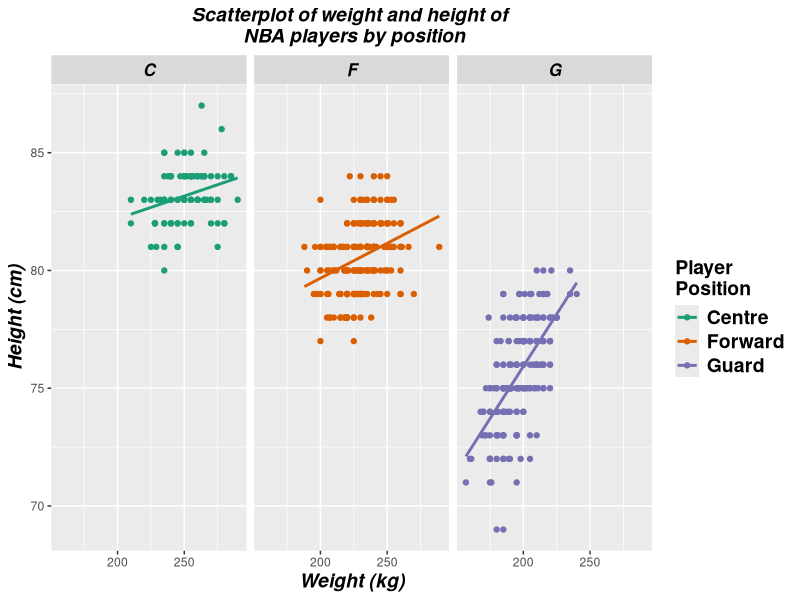

This figure's R source: (Note: this script raises an error after producing the figure.)
## ---- chunk 1
#install.packages("ggplot2")
library(ggplot2)
## ---- chunk 2
nba <- read.csv("data/NBA.csv")
## ---- chunk 3
ggplot(nba, aes(x = Weight, y = Height, colour = Pos)) +
geom_point() +
stat_smooth(method = "lm", se = FALSE) +
scale_colour_brewer(palette="Dark2", 
                    name  ="Player \nPosition",
                    breaks=c("C", "F", "G"),
                    labels=c("Centre", "Forward", "Guard")) +
facet_grid(. ~ Pos) +
ggtitle("Scatterplot of weight and height of \n NBA players by position") +
xlab("Weight (kg)") +
ylab("Height (cm)") +
theme(axis.title = element_text(colour = "black", size = 14, face = "bold.italic"),
strip.text = element_text(colour = "black", face = "bold.italic", size = 12),
plot.title = element_text(colour = "black", size = 14, face = "bold.italic", hjust = 0.5),
legend.title = element_text(colour="black", size=14, face="bold"),
legend.text = element_text(colour="black", size = 14, face = "bold") )
## ---- chunk 4
knitr::include_graphics("lego_figs/ggplot_bricks_ALL.jpg")
## ---- chunk 5
knitr::include_graphics("lego_figs/ggplot_bricks_1.jpg")
## ---- chunk 6
head(nba)
## ---- chunk 7
knitr::include_graphics("lego_figs/ggplot_bricks_2.jpg")
## ---- chunk 8
ggplot(data = nba, aes(x = Weight, y = Height))
## ---- chunk 9
knitr::include_graphics("lego_figs/ggplot_bricks_3.jpg")
## ---- chunk 10
ggplot(data = nba, aes(x = Weight, y = Height)) + 
  geom_point() # Layer 1
## ---- chunk 11
ggplot(data = nba, aes(x = Weight, y = Height)) + 
  geom_point() + # Layer 1
stat_smooth(method = "lm", se = FALSE) # Layer 2
## ---- chunk 12
knitr::include_graphics("lego_figs/ggplot_bricks_4.jpg")
## ---- chunk 13
ggplot(data = nba, aes(x = Weight, y = Height, colour = Pos)) + # added colour = POS
  geom_point() + 
stat_smooth(method = "lm", se = FALSE) + 
scale_colour_brewer(palette="Dark2") # scale maps aes data values (x and y) to aes colour 
## ---- chunk 14
ggplot(data = nba, aes(x = Weight, y = Height, colour = Pos)) + 
  geom_point() + 
stat_smooth(method = "lm", se = FALSE) 
## ---- chunk 15
knitr::include_graphics("lego_figs/ggplot_bricks_5.jpg")
## ---- chunk 16
ggplot(data = nba, aes(x = Weight, y = Height, colour = Pos)) + 
  geom_point() + 
stat_smooth(method = "lm", se = FALSE) + 
scale_colour_brewer(palette="Dark2") + 
facet_grid(. ~ Pos) # split grid by the variable Pos
## ---- chunk 17
knitr::include_graphics("lego_figs/ggplot_bricks_ALL.jpg")
## ---- chunk 18
ggplot(nba, aes(x = Weight, y = Height, colour = Pos)) +
# Visit http://docs.ggplot2.org/current/ for lists of geoms, stats etc  
geom_point() +
stat_smooth(method = "lm", se = FALSE) +
# Visit http://docs.ggplot2.org/current/scale_brewer.html for more colour options
scale_colour_brewer(palette="Dark2", 
                    name  ="Player \nPosition",
                    breaks=c("C", "F", "G"),
                    labels=c("Centre", "Forward", "Guard")) +
facet_grid(. ~ Pos, labeller=labeller(Pos = c("C"="Centre", "F"="Forward", "G"="Guard"))) +
ggtitle("Scatterplot of weight and height of \n NBA players by position") +
xlab("Weight (kg)") +
ylab("Height (cm)") +
# Visit http://docs.ggplot2.org/current/theme.html and http://www.sthda.com/english/wiki
#/ggplot2-themes-and-background-colors-the-3-elements for info about themes 
theme(axis.title = element_text(colour = "black", size = 14, face = "bold.italic"),
strip.text = element_text(colour = "black", face = "bold.italic", size = 12),
plot.title = element_text(colour = "black", size = 14, face = "bold.italic", hjust = 0.5),
#legend.position = "none", # can add this line to remove legend from plot
legend.title = element_text(colour="black", size=14, face="bold"),
legend.text = element_text(colour="black", size = 14, face = "bold") )
## ---- chunk 19
p <- ggplot(data=nba, aes(x=Age)) +
      geom_histogram( fill="blue", colour="purple") + 
      labs(title="Histogram of the Age of NBA players", x="Age (years)") +
      theme_bw()
p
## ---- chunk 20
ggplot(data=nba) +
      geom_boxplot(aes(y=Height, x=Pos), fill="lightgrey", colour="purple") +
      labs(title="Boxplot of Height per Position", y="Height (cm)", x="Position") + 
# Set title and axis labels
      theme_bw()
## ---- chunk 21
ggplot(data=nba) +
geom_boxplot(aes(y=Height, x=Pos), fill="lightgrey", colour="purple") +
geom_jitter(aes(y=Height, x=Pos), colour="blue", size=0.2) + # geom_jitter spreads points 
#out so that they don't overlap
labs(title="Boxplot of Height per Position", y="horse power", x="Number of cylinders") + 
theme_bw()

## ---- chunk 22
ggplot(data=nba, aes(x=Pos, fill=Age21)) + 
    geom_bar(colour="black", stat="count",
             position=position_dodge(), # split bars by Age21 variable. 
                                        #try commenting this line out 
             size=.3) +                        # Thinner lines
    scale_fill_discrete(name="Age of player") +      # Set legend title
    xlab("Player Position") + ylab("Number of players") + # Set axis labels
    ggtitle("Barchart of player position by Age category") +     # Set title
    theme_bw() # Set theme
